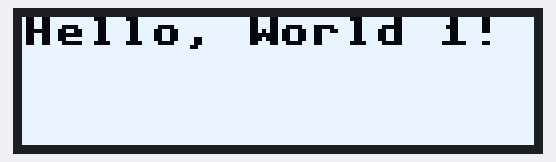
The program below on a simulated Raspberry Pi Pico running MicroPython. Shown: 128×32 one-colour display. At 0.0 s the program stops and its outputs stay as they are.

Above: at 0.1 s.

The program:

ssd1306_I2C.py
```python
import machine
import utime

#i2c = machine.I2C(scl=machine.Pin(5), sda=machine.Pin(4), freq=400000)
#oled = ssd1306.SSD1306_I2C(128, 64, i2c)
#fill 0 (black), fill 1 (white)
sda=machine.Pin(20)
scl=machine.Pin(21)
i2c=machine.I2C(0,sda=sda, scl=scl, freq=400000)
#print(i2c.scan())
from ssd1306 import SSD1306_I2C
oled = SSD1306_I2C(128, 32, i2c)

oled.fill(1)
#last number belowe (0 or 1 i otional, 0 is black, 1 i white font
oled.text('Hello, World 1!', 0, 0, 0)
oled.show()
```
